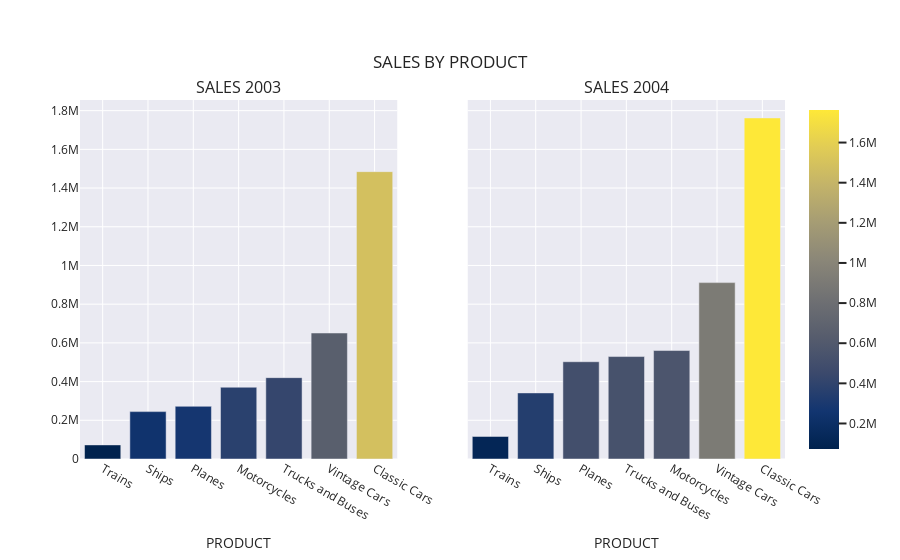

The notebook cell this image was saved under:
### Code cell
fig = make_subplots(
    rows=1, cols=2,shared_yaxes=True, subplot_titles=("SALES 2003", "SALES 2004")
)
fig.add_trace(go.Bar(x=p03['ProductLine'], y = p03['Sales'],name='2003',
                     marker=dict(color=p03['Sales'], coloraxis="coloraxis")), row=1, col=1)
fig.add_trace(go.Bar(x=p04['ProductLine'], y = p04['Sales'],name='2004',
                     marker=dict(color=p04['Sales'], coloraxis="coloraxis")), row=1, col=2)
fig.update_xaxes(title_text="PRODUCT", row=1, col=1)
fig.update_xaxes(title_text="PRODUCT", row=1, col=2)
fig = fig.update_layout(title={'text' : 'SALES BY PRODUCT',
                             'y':0.9,'x':0.5,'xanchor': 'center'})
fig = fig.update_layout(template = 'seaborn')
fig.update_layout(coloraxis=dict(colorscale='cividis'), showlegend=False)
fig.show()

### Figure 1 — Plotly figure (JSON) as saved in the notebook; plotly's stock layout.template omitted (floating-point values rounded to 4 significant figures)
{"data": [{"marker": {"color": [72800.0, 244800.0, 272300.0, 370900.0, 420400.0, 651000.0, 1485000.0], "coloraxis": "coloraxis"}, "name": "2003", "type": "bar", "x": ["Trains", "Ships", "Planes", "Motorcycles", "Trucks and Buses", "Vintage Cars", "Classic Cars"], "xaxis": "x", "y": [72800.0, 244800.0, 272300.0, 370900.0, 420400.0, 651000.0, 1485000.0], "yaxis": "y"}, {"marker": {"color": [116500.0, 341400.0, 502700.0, 529300.0, 560500.0, 911400.0, 1762000.0], "coloraxis": "coloraxis"}, "name": "2004", "type": "bar", "x": ["Trains", "Ships", "Planes", "Trucks and Buses", "Motorcycles", "Vintage Cars", "Classic Cars"], "xaxis": "x2", "y": [116500.0, 341400.0, 502700.0, 529300.0, 560500.0, 911400.0, 1762000.0], "yaxis": "y2"}], "layout": {"annotations": [{"font": {"size": 16}, "showarrow": false, "text": "SALES 2003", "x": 0.225, "xanchor": "center", "xref": "paper", "y": 1, "yanchor": "bottom", "yref": "paper"}, {"font": {"size": 16}, "showarrow": false, "text": "SALES 2004", "x": 0.775, "xanchor": "center", "xref": "paper", "y": 1, "yanchor": "bottom", "yref": "paper"}], "coloraxis": {"colorscale": [[0, "#00224e"], [0.1111, "#123570"], [0.2222, "#3b496c"], [0.3333, "#575d6d"], [0.4444, "#707173"], [0.5556, "#8a8678"], [0.6667, "#a59c74"], [0.7778, "#c3b369"], [0.8889, "#e1cc55"], [1, "#fee838"]]}, "showlegend": false, "title": {"text": "SALES BY PRODUCT", "x": 0.5, "xanchor": "center", "y": 0.9}, "xaxis": {"anchor": "y", "domain": [0, 0.45], "title": {"text": "PRODUCT"}}, "xaxis2": {"anchor": "y2", "domain": [0.55, 1], "title": {"text": "PRODUCT"}}, "yaxis": {"anchor": "x", "domain": [0, 1]}, "yaxis2": {"anchor": "x2", "domain": [0, 1], "matches": "y", "showticklabels": false}}}
